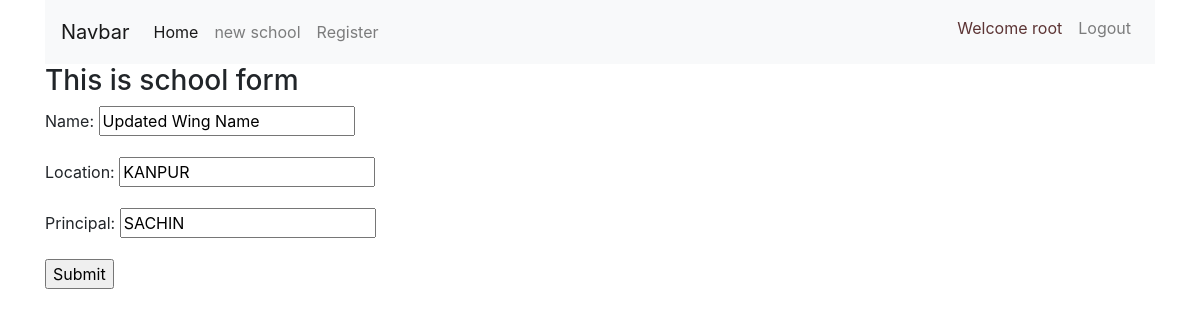
/school/school_update/27 (signed in), run on the app's committed database.
### school/models.py (models this page shows, shortened)
class School(models.Model):
    name      = models.CharField(max_length=100)
    location  = models.CharField(max_length=100)
    principal = models.CharField(max_length=100)

### school/views.py (the view)
# urls.py: path('school_update/<slug:pk>',SchoolUpdateView.as_view(),name="update"),
class SchoolUpdateView(LoginRequiredMixin,UpdateView):
    form_class = CreateSchoolForm
    model = School
    context_object_name = 'school'
    template_name = 'school/school_form.html'

### school/forms.py
class CreateSchoolForm(forms.ModelForm):
    class Meta:
        model = School
        fields = ('name','location','principal')

### school/templates/school/school_form.html (shortened to what this page needs)
{% extends 'base.html' %}
{% block content %}
<div class="container">
    <h3>This is school form </h3>
    <form action="" method="post">
         {{form.as_p}}
        <input type="submit" value="Submit">
     </form>
</div>
{% endblock  %}

### django_school/templates/base.html (shortened to what this page needs)
<!DOCTYPE html>
<html lang="en">
<head>
    <link rel="stylesheet" href="https://stackpath.bootstrapcdn.com/bootstrap/4.5.0/css/bootstrap.min.css">
</head>
<body>
    <div class="container">
        <nav class="navbar navbar-expand-md navbar-light bg-light  ">
            <a class="navbar-brand" href="{% url 'school:home' %}">Navbar</a>
            <div class="collapse navbar-collapse" id="navbarsExampleDefault">
              <ul class="navbar-nav mr-auto">
                <li class="nav-item active">
                  <a class="nav-link" href="{% url 'school:home' %}">Home <span class="sr-only">(current)</span></a>
                </li>
                <li class="nav-item ">
                  <a class="nav-link" href="{% url 'school:create_school' %}">new school</a>
                </li>
                {% if user.is_authenticated  and user.is_staff%}
                <li class="nav-item">
                    <a class="nav-link" href="{% url 'userauth:register_user' %}">Register</a>
                </li>
                {% endif %}
              </ul>
              <ul class="navbar-nav ml-auto">
                {% if user.is_authenticated %}
                <li class="nav-item">
                    <span class="nav-link" style="color:rgb(92, 52, 52);">Welcome {{user.username}}</span>
                  </li>
                <li class="nav-item">
                    <a class="nav-link" href="{% url 'userauth:logout' %}">Logout</a>
                  </li>
                  {% else%}
                  <li class="nav-item">
                    <a class="nav-link" href="{% url 'userauth:login' %}">LogIn</a>
                  </li>
                {% endif %}
              </ul>
            </div>
          </nav>
    </div>
    {% block content %}
    {% endblock  %}
</body>
</html>

### data on the page
School: name "Updated Wing Name", location "KANPUR", principal "SACHIN"

### other printed values
{{ user.username }} "root"
